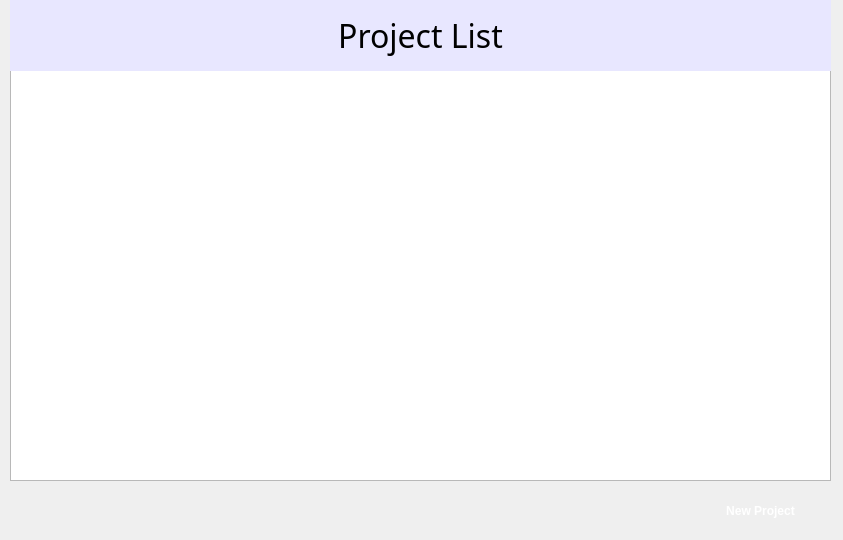
<?xml version="1.0" encoding="UTF-8"?>
<ui version="4.0">
 <class>ProjectScreen</class>
 <widget class="QDialog" name="ProjectScreen">
  <property name="geometry">
   <rect>
    <x>0</x>
    <y>0</y>
    <width>843</width>
    <height>540</height>
   </rect>
  </property>
  <property name="font">
   <font>
    <bold>false</bold>
   </font>
  </property>
  <property name="windowTitle">
   <string>Dialog</string>
  </property>
  <property name="styleSheet">
   <string notr="true">
</string>
  </property>
  <widget class="QTableWidget" name="projectList">
   <property name="geometry">
    <rect>
     <x>10</x>
     <y>70</y>
     <width>821</width>
     <height>411</height>
    </rect>
   </property>
   <property name="styleSheet">
    <string notr="true">border-left: 2px solid black;
border-right: 2px solid black;
border-bottom: 2px solid black;
</string>
   </property>
  </widget>
  <widget class="QLabel" name="label">
   <property name="geometry">
    <rect>
     <x>10</x>
     <y>0</y>
     <width>821</width>
     <height>71</height>
    </rect>
   </property>
   <property name="font">
    <font>
     <family>Neue Haas Grotesk Text Pro</family>
     <pointsize>24</pointsize>
     <bold>false</bold>
    </font>
   </property>
   <property name="styleSheet">
    <string notr="true">background-color: rgb(232, 231, 255);</string>
   </property>
   <property name="text">
    <string>Project List</string>
   </property>
   <property name="textFormat">
    <enum>Qt::TextFormat::AutoText</enum>
   </property>
   <property name="alignment">
    <set>Qt::AlignmentFlag::AlignCenter</set>
   </property>
  </widget>
  <widget class="QPushButton" name="createProjectButton">
   <property name="geometry">
    <rect>
     <x>690</x>
     <y>490</y>
     <width>141</width>
     <height>41</height>
    </rect>
   </property>
   <property name="font">
    <font>
     <italic>false</italic>
     <bold>true</bold>
     <underline>false</underline>
     <strikeout>false</strikeout>
     <kerning>true</kerning>
    </font>
   </property>
   <property name="cursor">
    <cursorShape>PointingHandCursor</cursorShape>
   </property>
   <property name="mouseTracking">
    <bool>false</bool>
   </property>
   <property name="styleSheet">
    <string notr="true">background-color: rgb(28, 81, 255);
color: rgb(255, 255, 255);</string>
   </property>
   <property name="text">
    <string>New Project</string>
   </property>
   <property name="iconSize">
    <size>
     <width>15</width>
     <height>15</height>
    </size>
   </property>
   <property name="checkable">
    <bool>false</bool>
   </property>
   <property name="autoRepeat">
    <bool>false</bool>
   </property>
   <property name="autoDefault">
    <bool>false</bool>
   </property>
   <property name="default">
    <bool>false</bool>
   </property>
   <property name="flat">
    <bool>true</bool>
   </property>
  </widget>
 </widget>
 <resources/>
 <connections/>
</ui>
